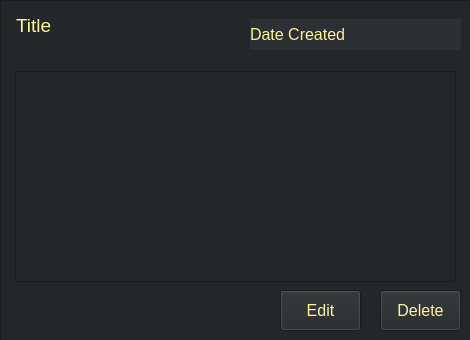
<?xml version="1.0" encoding="UTF-8"?>
<ui version="4.0">
 <class>Form</class>
 <widget class="QWidget" name="Form">
  <property name="geometry">
   <rect>
    <x>0</x>
    <y>0</y>
    <width>470</width>
    <height>340</height>
   </rect>
  </property>
  <property name="minimumSize">
   <size>
    <width>470</width>
    <height>340</height>
   </size>
  </property>
  <property name="maximumSize">
   <size>
    <width>470</width>
    <height>340</height>
   </size>
  </property>
  <property name="windowTitle">
   <string>Form</string>
  </property>
  <property name="styleSheet">
   <string notr="true">background-color: rgb(35, 39, 42);</string>
  </property>
  <widget class="QFrame" name="frame_n_v">
   <property name="geometry">
    <rect>
     <x>0</x>
     <y>0</y>
     <width>471</width>
     <height>341</height>
    </rect>
   </property>
   <property name="frameShape">
    <enum>QFrame::StyledPanel</enum>
   </property>
   <property name="frameShadow">
    <enum>QFrame::Raised</enum>
   </property>
   <widget class="QLabel" name="label_date">
    <property name="geometry">
     <rect>
      <x>250</x>
      <y>19</y>
      <width>211</width>
      <height>31</height>
     </rect>
    </property>
    <property name="font">
     <font>
      <family>Arial</family>
      <pointsize>12</pointsize>
     </font>
    </property>
    <property name="styleSheet">
     <string notr="true">color: rgb(255, 244, 156);
background-color: rgb(44, 47, 51);
</string>
    </property>
    <property name="text">
     <string>Date Created</string>
    </property>
   </widget>
   <widget class="QPushButton" name="delete_button_notes">
    <property name="geometry">
     <rect>
      <x>380</x>
      <y>290</y>
      <width>81</width>
      <height>41</height>
     </rect>
    </property>
    <property name="font">
     <font>
      <family>Arial</family>
      <pointsize>12</pointsize>
     </font>
    </property>
    <property name="styleSheet">
     <string notr="true">background-color: rgb(35, 39, 42);
color: rgb(255, 244, 156);</string>
    </property>
    <property name="text">
     <string>Delete</string>
    </property>
   </widget>
   <widget class="QPushButton" name="edit_button_notes">
    <property name="geometry">
     <rect>
      <x>280</x>
      <y>290</y>
      <width>81</width>
      <height>41</height>
     </rect>
    </property>
    <property name="font">
     <font>
      <family>Arial</family>
      <pointsize>12</pointsize>
     </font>
    </property>
    <property name="styleSheet">
     <string notr="true">background-color: rgb(35, 39, 42);
color: rgb(255, 244, 156);</string>
    </property>
    <property name="text">
     <string>Edit</string>
    </property>
   </widget>
   <widget class="QLabel" name="label_title">
    <property name="geometry">
     <rect>
      <x>16</x>
      <y>10</y>
      <width>91</width>
      <height>31</height>
     </rect>
    </property>
    <property name="font">
     <font>
      <family>Arial</family>
      <pointsize>14</pointsize>
     </font>
    </property>
    <property name="styleSheet">
     <string notr="true">color: rgb(255, 244, 156);</string>
    </property>
    <property name="text">
     <string>Title</string>
    </property>
   </widget>
   <widget class="QTextBrowser" name="content">
    <property name="geometry">
     <rect>
      <x>15</x>
      <y>71</y>
      <width>441</width>
      <height>211</height>
     </rect>
    </property>
    <property name="font">
     <font>
      <family>Arial</family>
      <pointsize>14</pointsize>
     </font>
    </property>
    <property name="focusPolicy">
     <enum>Qt::StrongFocus</enum>
    </property>
    <property name="styleSheet">
     <string notr="true">color: rgb(255, 244, 156);</string>
    </property>
    <property name="sizeAdjustPolicy">
     <enum>QAbstractScrollArea::AdjustToContents</enum>
    </property>
   </widget>
  </widget>
 </widget>
 <resources/>
 <connections/>
</ui>
